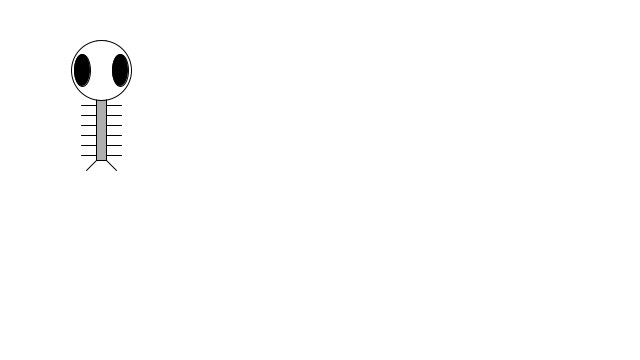
Frame 1 (no input)
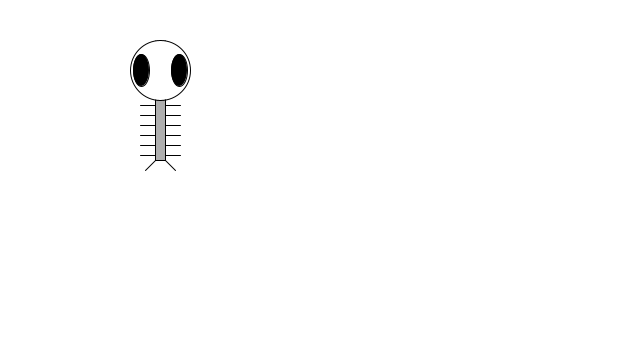
Frame 60 (the mouse pressed at the canvas centre just before this capture)
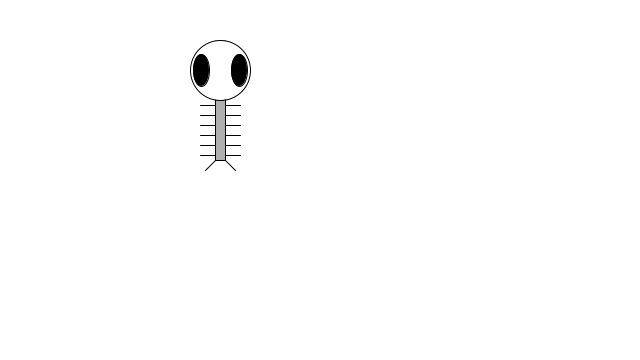
Frame 120 (the mouse held since frame 60 and released just before this capture)

The Processing sketch that drew these frames (run headless with seeded random() and noise(); from frame 60 on, the mouse is pressed at the canvas centre):

// Processing sketch: example_6_10_zoog_loop_arms
// ── example_6_10_zoog_loop_arms.pde
// Learning Processing
// Daniel Shiffman
// http://www.learningprocessing.com

// Example 6-10: Zoog with arms

int x = 100;
int y = 100;
int w = 60;
int h = 60;
int eyeSize = 16;
int speed = 1;

void setup() {
  size(640,360);
}

void draw() {
  // Change the x location of Zoog by speed
  x = x + speed;

  // If we've reached an edge, reverse speed (i.e. multiply it by -1)
  //(Note if speed is a + number, square moves to the right,- to the left)
  if ((x > width) || (x < 0)) {
    speed = speed * -1;
  }

  background(255); // Draw a white background

  // Set ellipses and rects to CENTER mode
  ellipseMode(CENTER);
  rectMode(CENTER);

  // Arms are incorporated into Zoog's design with a for loop. 
  for (int i = y + 5; i < y + h; i += 10) { 
    stroke(0);
    line(x-w/3,i,x + w/3,i);
  }
  
  // Draw Zoog's body
  stroke(0);
  fill(175);
  rect(x,y,w/6,h*2);
  
  // Draw Zoog's head
  fill(255);
  ellipse(x,y-h/2,w,h);
  
  // Draw Zoog's eyes
  fill(0);
  ellipse(x-w/3+1,y-h/2,eyeSize,eyeSize*2);
  ellipse(x+w/3-1,y-h/2,eyeSize,eyeSize*2);
  
  // Draw Zoog's legs
  stroke(0);
  line(x-w/12,y + h,x-w/4,y + h + 10);
  line(x+w/12,y + h,x + w/4,y + h + 10);
}
